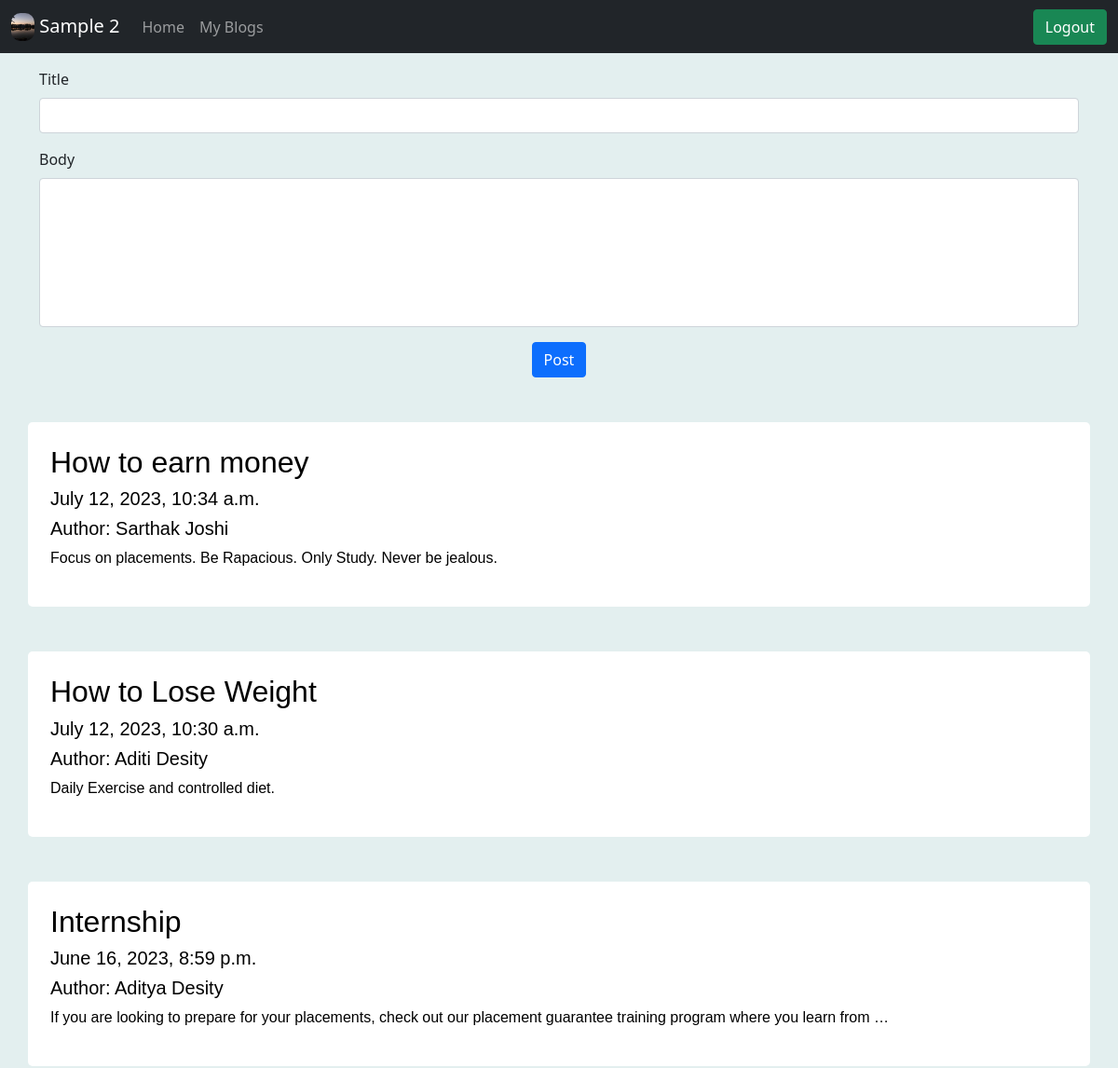
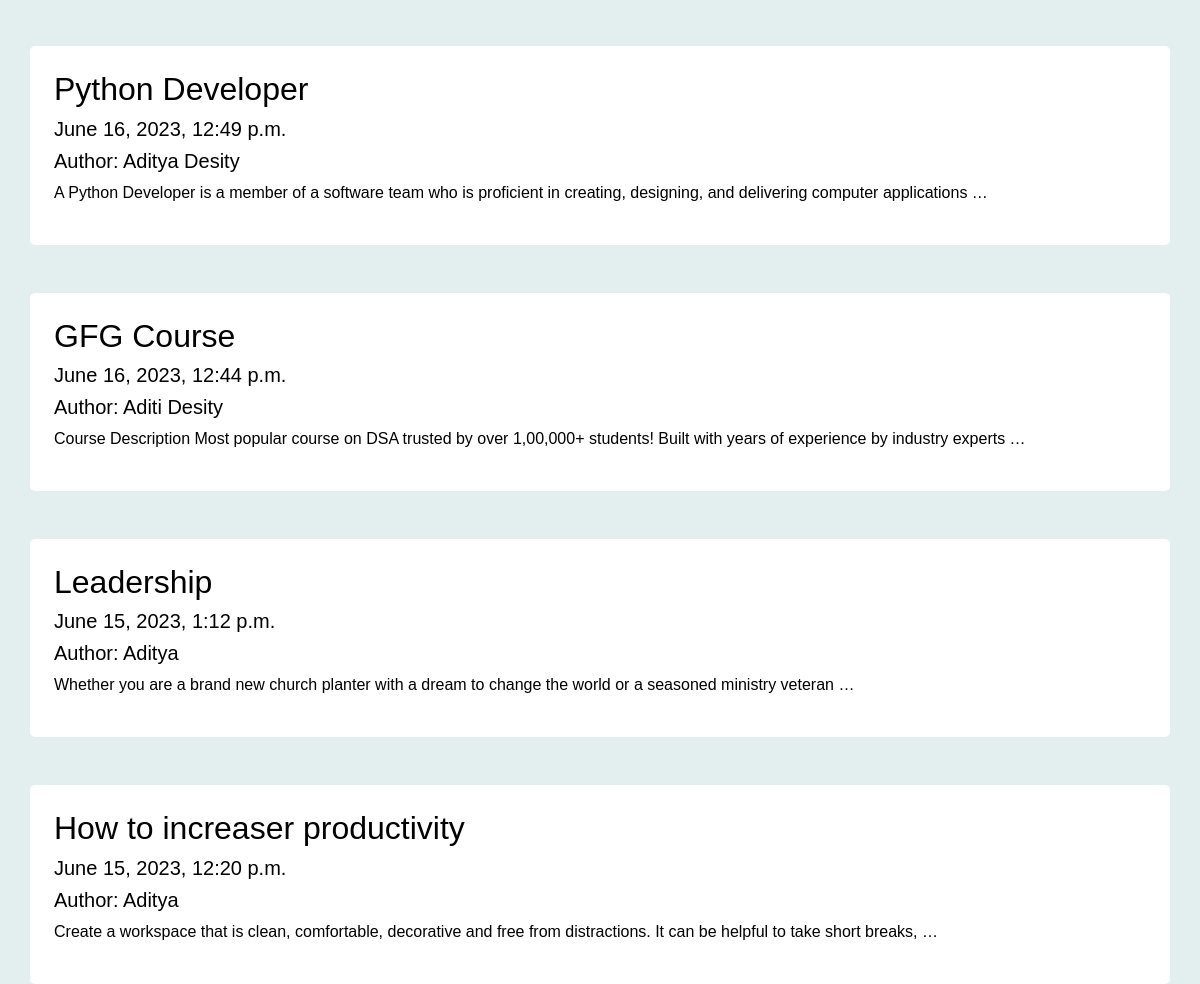
The page / (signed in) on the database its author committed (2 pictures, top to bottom).
### blog/models.py (models this page shows, shortened)
class Author(models.Model):
    user = models.OneToOneField(User,on_delete=models.CASCADE,null=True)
    name = models.CharField(max_length=100)
    image = models.ImageField(upload_to='authors', null=True)

class Post(models.Model):
    author = models.ForeignKey(Author,on_delete=models.CASCADE,null=True)
    title = models.CharField(max_length=100)
    body = models.CharField(max_length=1000)
    created_at = models.DateTimeField(default=dt.now, blank=True)

### blog/views.py (the view)
# urls.py: 2. Add a URL to urlpatterns:  path('', views.home, name='home')
def home(request):
    posts = Post.objects.all()
    print(posts)
    if request.user.is_authenticated:
        author = Author.objects.filter(user=request.user)
        return render(request,'home.html',{'posts':posts, 'author':author[0]})
    return render(request,'home.html',{'posts':posts, 'author':None})

### templates/home.html (shortened to what this page needs)
{% extends 'base.html' %}
{% block content %}
{% for post  in posts reversed %}
<div class="container mt-5 p-4 " style='border-radius: 5px;font-family: Arial;background-color:white;'>
    <a style="text-decoration: none; color: black;" href="/posts/{{post.id}}">
      <h2>{{post.title}}</h2>
      <h5>{{post.created_at}}</h5>
      <h5>Author: {{post.author.name}}</h5>
      <p>{{post.body|truncatewords:20}}</p>
    </a>
  </div>
{% endfor %}
{% endblock content %}

### templates/base.html (shortened to what this page needs)
{% load static %}
<!DOCTYPE html>
<html lang="en">
<head>
    <link href="https://cdn.jsdelivr.net/npm/bootstrap@5.0.2/dist/css/bootstrap.min.css" rel="stylesheet">
</head>
<body>
    <nav class="navbar navbar-expand-lg navbar-dark bg-dark">
        <div class="container-fluid">
          {% if request.user.is_authenticated %}
              <a class="navbar-brand" href="author/{{author.id}}">
                <img src="{{author.image.url}}" alt="" width="25" height="30" class="d-inline-block align-text-top" style="border-radius: 10px;">
                {{request.user.first_name}} {{request.user.last_name}}
              </a>
          {% else %}
              <a class="navbar-brand" href="/">Bloggers.com</a>
          {% endif %}
          <div class="collapse navbar-collapse" id="navbarSupportedContent">
            <ul class="navbar-nav me-auto mb-2 mb-lg-0">
              <li class="nav-item">
                <a class="nav-link" aria-current="page" href={% url "home" %}>Home</a>
              </li>
              <li class="nav-item">
                {% if request.user.is_authenticated %}
                <a class="nav-link" href={% url 'my_blogs' %}>My Blogs</a>
                {% else %}
                <a class="nav-link" href={% url 'login_page' %}>Write a Blog</a>
                {% endif %}
              </li>
            </ul>
            <button class="btn btn-success" type="submit">
                {% if request.user.is_authenticated %}
                <a href={% url 'logout_page'%} style="text-decoration:none;color:white;">Logout</a>
                {% else %}
                <a href={% url 'login_page'%} style="text-decoration:none;color:white;">Login</a>
                {% endif %}
              </button>
          </div>
        </div>
      </nav>
  {%block add%}
  {% if request.user.is_authenticated %}
  <div class="container mt-3">
    <form action={% url 'add-blog' %} method="post">
      <div class="mb-3">
        <label for="exampleInputEmail1" class="form-label">Title</label>
        <input type="text" class="form-control" id="exampleInputEmail1" aria-describedby="emailHelp" name="title" required>
      </div>
      <div class="mb-3">
        <label for="exampleInputEmail1" class="form-label">Body</label><br>
        <input type="text" class="form-control" id="exampleInputEmail1" aria-describedby="emailHelp" name="body" style="height: 20vh;" required>
      </div>
    <center><button type="submit" class="btn btn-primary" >Post</button>  </center>
    </form>
  </div>
  {% endif %}
  {% endblock %}
  {% block content %}
  {% endblock content %}
</body>
</html>

### templates/base.html (style rules this page uses)
body { background-color:rgb(227, 239, 239); margin: 0px; padding: 0px; }

### rows shown on the page
Author: image (picture)
Post: title "How to earn money", created_at "July 12, 2023, 10:34 a.m.", author.name "Sarthak Joshi", body "Focus on placements. Be Rapacious. Only Study. Never be jealous."
Post: title "How to Lose Weight", created_at "July 12, 2023, 10:30 a.m.", author.name "Aditi Desity", body "Daily Exercise and controlled diet."
Post: title "Internship", created_at "June 16, 2023, 8:59 p.m.", author.name "Aditya Desity", body "If you are looking to prepare for your placements, check out our placement guarantee training program where you learn from …"
Post: title "Python Developer", created_at "June 16, 2023, 12:49 p.m.", author.name "Aditya Desity", body "A Python Developer is a member of a software team who is proficient in creating, designing, and delivering computer applications …"
Post: title "GFG Course", created_at "June 16, 2023, 12:44 p.m.", author.name "Aditi Desity", body "Course Description Most popular course on DSA trusted by over 1,00,000+ students! Built with years of experience by industry experts …"
Post: title "Leadership", created_at "June 15, 2023, 1:12 p.m.", author.name "Aditya", body "Whether you are a brand new church planter with a dream to change the world or a seasoned ministry veteran …"
Post: title "How to increaser productivity", created_at "June 15, 2023, 12:20 p.m.", author.name "Aditya", body "Create a workspace that is clean, comfortable, decorative and free from distractions. It can be helpful to take short breaks, …"

### other values the page prints
{{ request.user.first_name }} "Sample"
{{ request.user.last_name }} "2"
